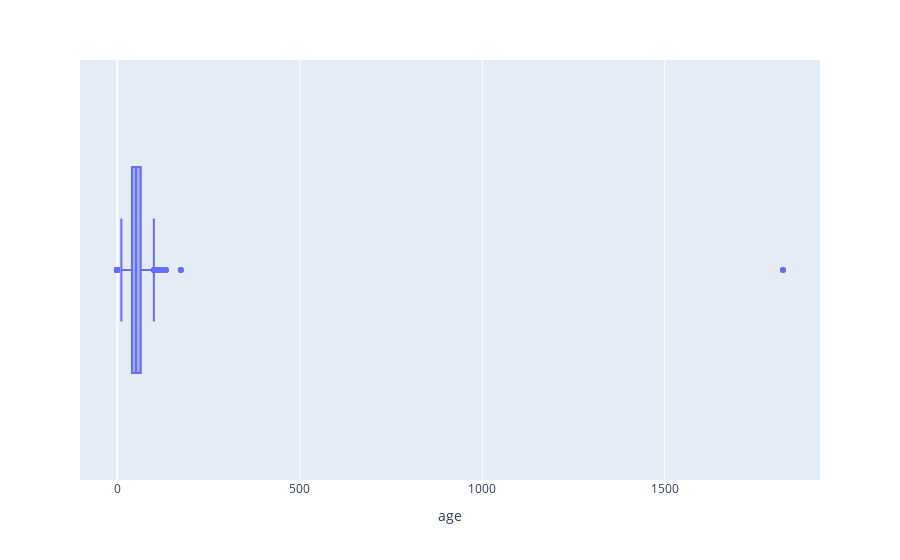

Here is the notebook cell this chart was saved with:
### Code cell
fig = px.box(df, x = 'age')
fig.show()

### Figure 1 — Plotly figure (JSON) as saved in the notebook; plotly's stock layout.template omitted (floating-point values rounded to 4 significant figures; data arrays with more than 128 entries replaced by an {"elided": "..."} marker saying what was removed)
{"data": [{"alignmentgroup": "True", "hovertemplate": "age=%{x}<extra></extra>", "legendgroup": "", "marker": {"color": "#636efa"}, "name": "", "notched": false, "offsetgroup": "", "orientation": "h", "showlegend": false, "type": "box", "x": {"elided": "20195 int values"}, "x0": " ", "xaxis": "x", "y0": " ", "yaxis": "y"}], "layout": {"boxmode": "group", "legend": {"tracegroupgap": 0}, "margin": {"t": 60}, "xaxis": {"anchor": "y", "domain": [0, 1], "title": {"text": "age"}}, "yaxis": {"anchor": "x", "domain": [0, 1]}}}
